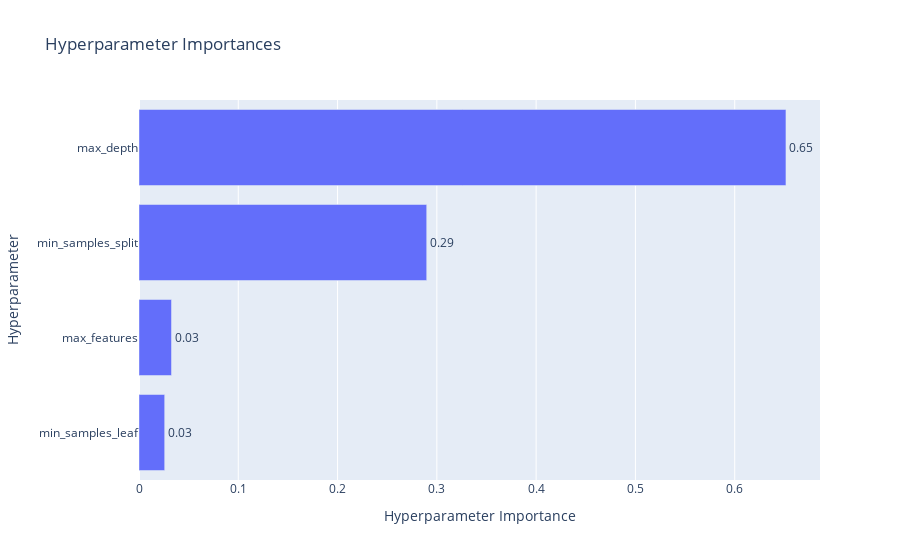

Notebook cell for this chart:
### Code cell
plot_param_importances(study)

### Figure 1 — Plotly figure (JSON) as saved in the notebook; plotly's stock layout.template omitted (floating-point values rounded to 4 significant figures)
{"data": [{"cliponaxis": false, "hovertemplate": ["min_samples_leaf (IntDistribution): 0.02586347637844038<extra></extra>", "max_features (FloatDistribution): 0.03274493554498117<extra></extra>", "min_samples_split (IntDistribution): 0.28977855821490545<extra></extra>", "max_depth (IntDistribution): 0.6516130298616729<extra></extra>"], "name": "Objective Value", "orientation": "h", "text": ["0.03", "0.03", "0.29", "0.65"], "textposition": "outside", "type": "bar", "x": [0.02586, 0.03274, 0.2898, 0.6516], "y": ["min_samples_leaf", "max_features", "min_samples_split", "max_depth"]}], "layout": {"title": {"text": "Hyperparameter Importances"}, "xaxis": {"title": {"text": "Hyperparameter Importance"}}, "yaxis": {"title": {"text": "Hyperparameter"}}}}
